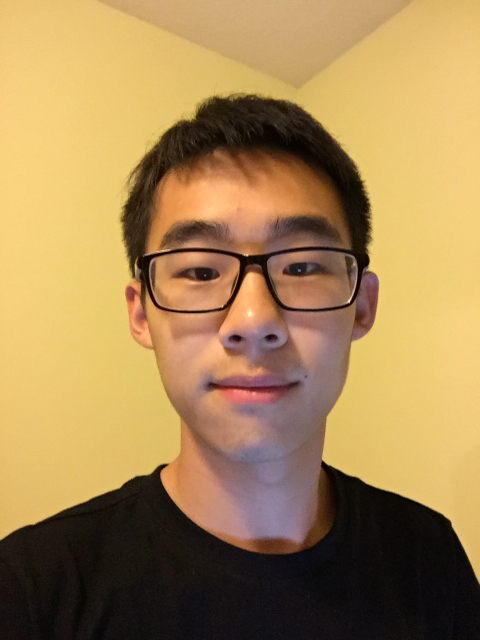
#> input picture test.JPG, 960 x 1280 px (shown at 1/2 size)
$ python -i util.py   (imports and definitions only)
#> lines starting #> are read from the running program, lines starting #| are printed output that depends on the picture; after the words box and inside, x2 and y2 are one past the last pixel; in counts of white or black regions, pixels touching at a corner belong together
#> further down, picture is the input picture: shape (1280, 960, 3); mean B, G, R 84.5, 134, 165.5
import cv2
import numpy as np
from fer import FER

#get dominant emotion from captured img
def getDominantEmotion(img, emo_detector):
    try:
        dominant_emotion, emotion_score = emo_detector.top_emotion(img)
        captured_emotions = emo_detector.detect_emotions(img)[0]["emotions"]
        captured_emotions_list = sorted(captured_emotions, key = captured_emotions.get, reverse = True)
        print(captured_emotions)
    except Exception as e:
        print(e)
        dominant_emotion = ""
        captured_emotions = ""
        captured_emotions_list = []

    return dominant_emotion, captured_emotions, captured_emotions_list

#get eye image
def getEyeImage(img, minX, minY, maxX, maxY):
    #return minY - 10 to ensure that entire eye is captured
    return img[minY - 10 : maxY, minX : maxX]


#get eyeball
def blob_process(img, threshold):
    img = cv2.cvtColor(img, cv2.COLOR_BGR2GRAY)
    kernel = np.ones((3,3), np.uint8)
    img = cv2.bilateralFilter(img, 10, 15, 15)
    img = cv2.erode(img, kernel, iterations=3)
    _, img = cv2.threshold(img, threshold, 255, cv2.THRESH_BINARY_INV)
    contours, hierarchy  = cv2.findContours(img, cv2.RETR_EXTERNAL, cv2.CHAIN_APPROX_SIMPLE)
    contours  = sorted(contours, key = cv2.contourArea, reverse = True)
    return img, contours

#get eye ratio
def eyeRatio(face, detector):
    return (detector.findDistance(face[158], face[22])[0] + detector.findDistance(face[160], face[24])[0]) / detector.findDistance(face[130], face[243])[0] / 2 * 100

#calibrate the best threshold
def calibration(img):

    img = cv2.cvtColor(img, cv2.COLOR_BGR2GRAY)
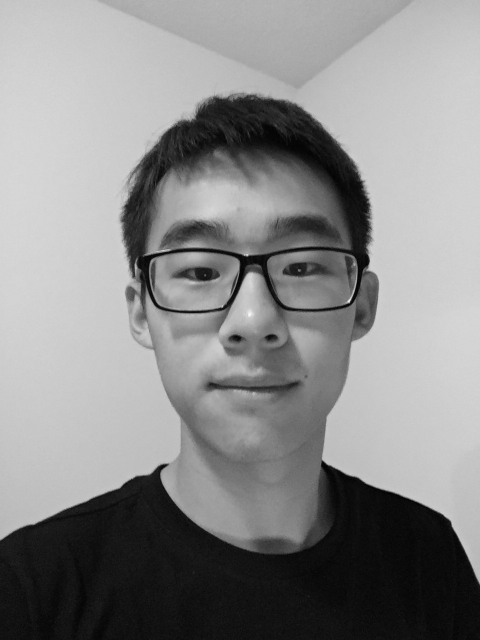
#> img: shape (1280, 960) (shown at 1/2 size); min 0, max 248, mean 137.8
    kernel = np.ones((3,3), np.uint8)
    img = cv2.bilateralFilter(img, 10, 15, 15)
    img = cv2.erode(img, kernel, iterations=3)
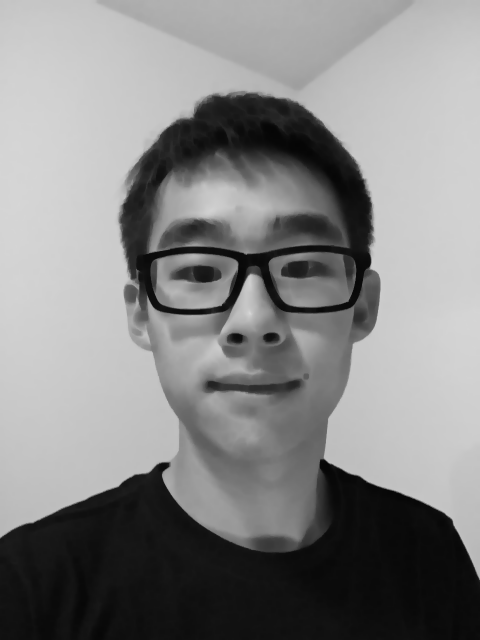
#> img: shape (1280, 960) (shown at 1/2 size); min 5, max 218, mean 133.5

    threshold_window = []

    #return the threshold that matches the best with the true pupil pixel ratio
    for i in range(20, 70, 5):
        _, new_img = cv2.threshold(img, i, 255, cv2.THRESH_BINARY_INV)
        contours, _  = cv2.findContours(new_img, cv2.RETR_EXTERNAL, cv2.CHAIN_APPROX_SIMPLE)
        contours  = sorted(contours, key = cv2.contourArea, reverse = True)
        if len(contours) > 0:
            threshold_window.append(abs(cv2.contourArea(contours[0]) - 20000))
        else:
            threshold_window.append(15000)
#> this loop made 10 passes
#> pass 1, in calibration, `_, new_img = cv2.threshold(img, i, 255, cv2.THRESH_BINARY_INV)`:
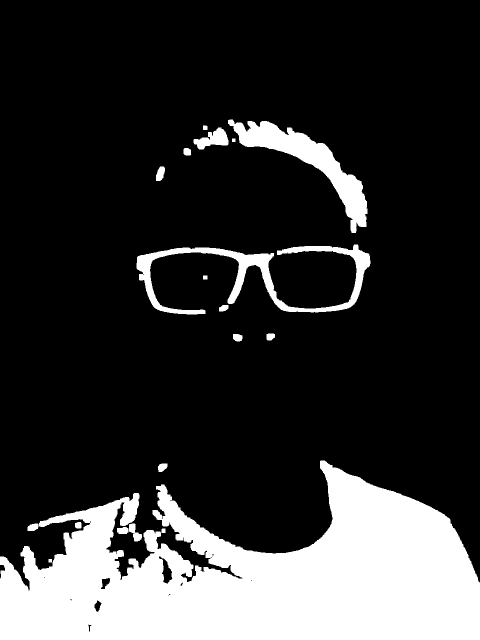
#> new_img: shape (1280, 960) (shown at 1/2 size); 20% white; 19 white regions, largest, box (x1, y1, x2, y2) and area: (0, 921, 960, 1280) 212075, (456, 239, 735, 466) 15003, (273, 489, 741, 629) 14260
#> pass 2, in calibration, `_, new_img = cv2.threshold(img, i, 255, cv2.THRESH_BINARY_INV)`:
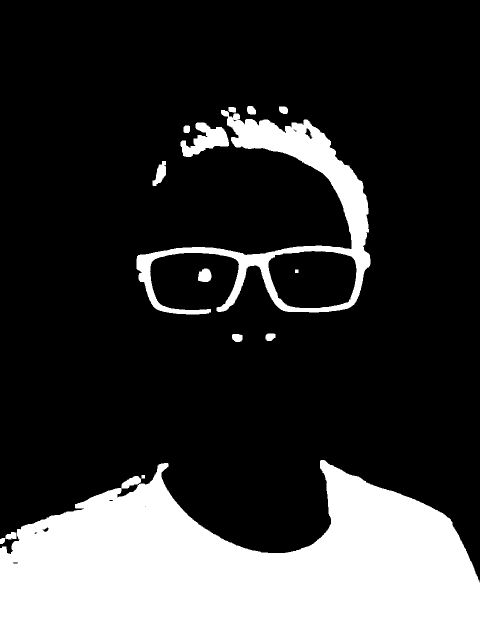
#> new_img: shape (1280, 960) (shown at 1/2 size); 23.1% white; 15 white regions, largest, box (x1, y1, x2, y2) and area: (0, 920, 960, 1280) 240755, (273, 220, 741, 629) 36548, (361, 245, 458, 314) 3350
#> pass 3, in calibration, `_, new_img = cv2.threshold(img, i, 255, cv2.THRESH_BINARY_INV)`:
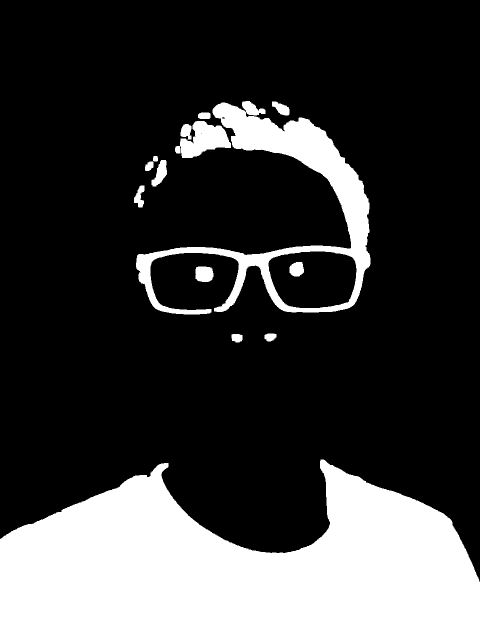
#> new_img: shape (1280, 960) (shown at 1/2 size); 24.1% white; 14 white regions, largest, box (x1, y1, x2, y2) and area: (0, 919, 960, 1280) 243776, (272, 202, 741, 629) 42109, (350, 242, 462, 316) 4647
#> after the loop:
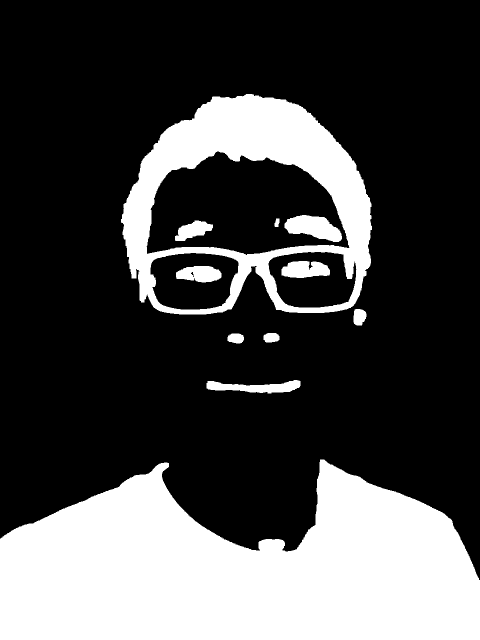
#> new_img: shape (1280, 960) (shown at 1/2 size); 28.2% white; 11 white regions, largest, box (x1, y1, x2, y2) and area: (0, 919, 960, 1280) 249401, (242, 188, 744, 629) 81838, (569, 430, 684, 484) 3918
#> after the loop, threshold_window = [190983, 219450.5, 222494, 223116, 223532, 224015.5, 224647.5, 225417, 226720, 228114]
    return threshold_window.index(min(threshold_window)) * 5 + 20

>>> import cv2
>>> picture = cv2.imread('../test.JPG')
>>> result = calibration(picture)
#> result = 20
